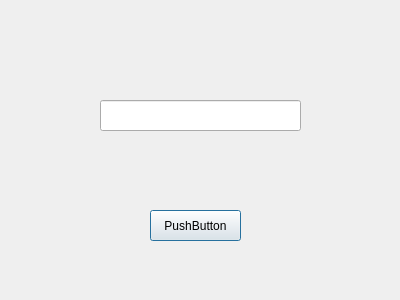
<?xml version="1.0" encoding="UTF-8"?>
<ui version="4.0">
 <class>Dialog</class>
 <widget class="QDialog" name="Dialog">
  <property name="geometry">
   <rect>
    <x>0</x>
    <y>0</y>
    <width>400</width>
    <height>300</height>
   </rect>
  </property>
  <property name="windowTitle">
   <string>Dialog</string>
  </property>
  <widget class="QLineEdit" name="lineEdit">
   <property name="geometry">
    <rect>
     <x>100</x>
     <y>100</y>
     <width>201</width>
     <height>31</height>
    </rect>
   </property>
   <property name="minimumSize">
    <size>
     <width>200</width>
     <height>30</height>
    </size>
   </property>
  </widget>
  <widget class="QPushButton" name="pushButton">
   <property name="geometry">
    <rect>
     <x>150</x>
     <y>210</y>
     <width>91</width>
     <height>31</height>
    </rect>
   </property>
   <property name="minimumSize">
    <size>
     <width>90</width>
     <height>0</height>
    </size>
   </property>
   <property name="text">
    <string>PushButton</string>
   </property>
  </widget>
 </widget>
 <resources/>
 <connections/>
</ui>
